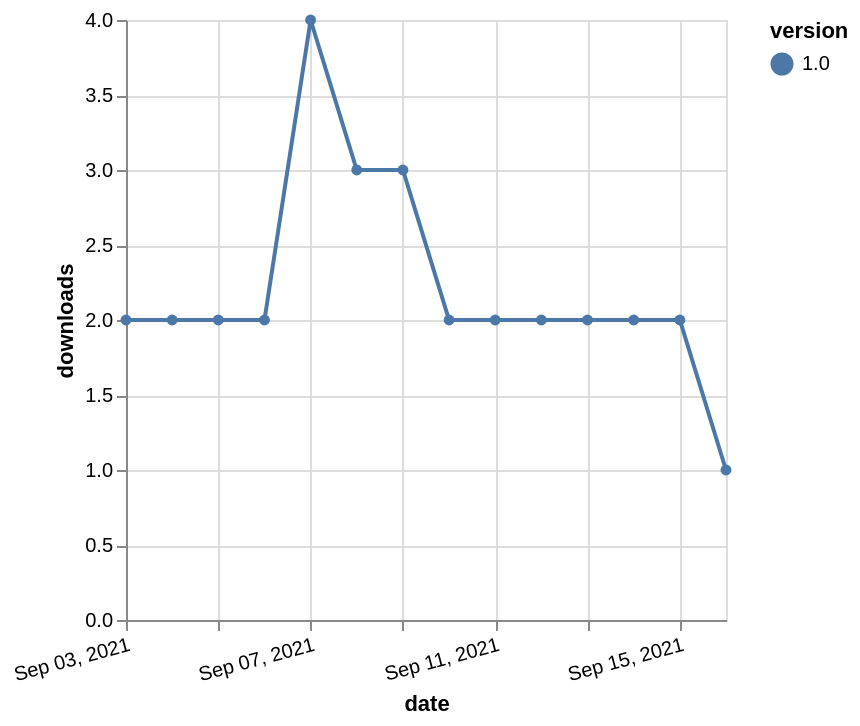

Vega-Lite specification for this chart:
### Vega-Lite specification from a JSON file in a GitHub repository (floating-point values rounded to 4 significant figures)
{"$schema": "https://vega.github.io/schema/vega-lite/v5.json", "description": "A simple bar chart with embedded data.", "data": {"values": [{"date": "2021-09-03", "total": 2521, "delta": 2, "version": "1.0"}, {"date": "2021-09-04", "total": 2523, "delta": 2, "version": "1.0"}, {"date": "2021-09-05", "total": 2525, "delta": 2, "version": "1.0"}, {"date": "2021-09-06", "total": 2527, "delta": 2, "version": "1.0"}, {"date": "2021-09-07", "total": 2531, "delta": 4, "version": "1.0"}, {"date": "2021-09-08", "total": 2534, "delta": 3, "version": "1.0"}, {"date": "2021-09-09", "total": 2537, "delta": 3, "version": "1.0"}, {"date": "2021-09-10", "total": 2539, "delta": 2, "version": "1.0"}, {"date": "2021-09-11", "total": 2541, "delta": 2, "version": "1.0"}, {"date": "2021-09-12", "total": 2543, "delta": 2, "version": "1.0"}, {"date": "2021-09-13", "total": 2545, "delta": 2, "version": "1.0"}, {"date": "2021-09-14", "total": 2547, "delta": 2, "version": "1.0"}, {"date": "2021-09-15", "total": 2549, "delta": 2, "version": "1.0"}, {"date": "2021-09-16", "total": 2550, "delta": 1, "version": "1.0"}]}, "width": "container", "mark": {"type": "line", "point": {"filled": true}}, "encoding": {"x": {"field": "date", "type": "temporal", "timeUnit": "yearmonthdate", "title": "date", "axis": {"labelAngle": -15}}, "y": {"field": "delta", "type": "quantitative", "title": "downloads"}, "color": {"field": "version", "type": "nominal"}, "tooltip": {"field": "delta"}}}
